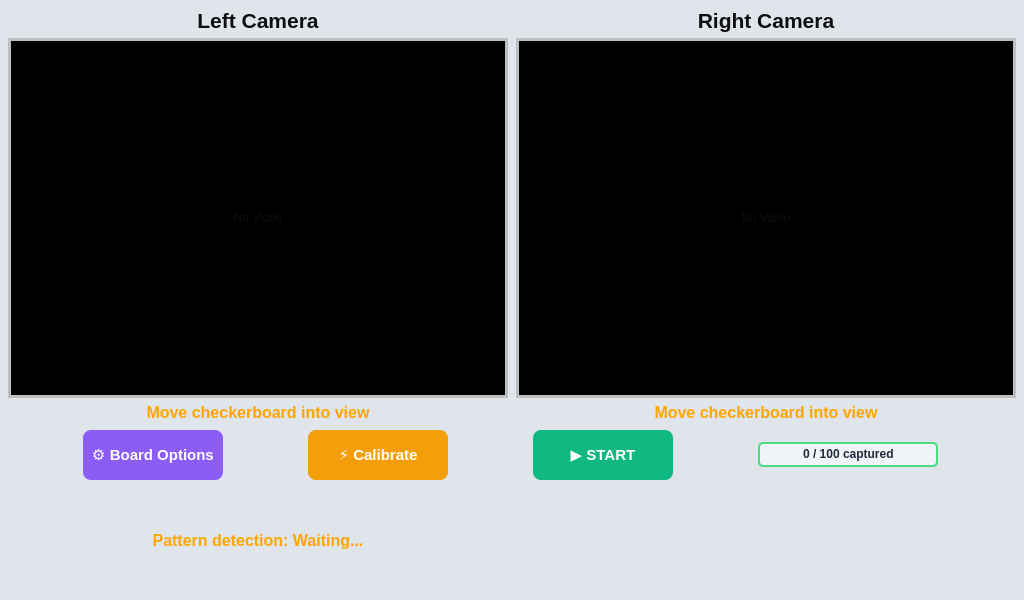
<?xml version="1.0" encoding="UTF-8"?>
<ui version="4.0">
 <class>DatasetCaptureWidget</class>
 <widget class="QWidget" name="DatasetCaptureWidget">
  <property name="geometry">
   <rect>
    <x>0</x>
    <y>0</y>
    <width>1024</width>
    <height>600</height>
   </rect>
  </property>
  <property name="windowTitle">
   <string>Dataset Capture - Stereo Calibration</string>
  </property>
  <property name="styleSheet">
   <string notr="true">/* Neomorphism Background */
QWidget#DatasetCaptureWidget {
    background-color: #e0e5ec;
}

QLabel {
    color: #0e0e0e;
}

QPushButton {
    font-weight: bold;
    border-radius: 8px;
    padding: 8px;
}

QProgressBar {
    border: 2px solid #4ade80;
    border-radius: 5px;
    text-align: center;
    font-weight: bold;
    background-color: #f1f5f9;
    color: #1e293b;
}

QProgressBar::chunk {
    background-color: #22c55e;
    border-radius: 3px;
}</string>
  </property>
  <layout class="QVBoxLayout" name="main_layout">
   <property name="spacing">
    <number>8</number>
   </property>
   <property name="leftMargin">
    <number>8</number>
   </property>
   <property name="topMargin">
    <number>8</number>
   </property>
   <property name="rightMargin">
    <number>8</number>
   </property>
   <property name="bottomMargin">
    <number>8</number>
   </property>
   <item>
    <layout class="QHBoxLayout" name="preview_layout">
     <property name="spacing">
      <number>8</number>
     </property>
     <item>
      <layout class="QVBoxLayout" name="left_camera_layout">
       <property name="spacing">
        <number>5</number>
       </property>
       <item>
        <widget class="QLabel" name="left_camera_label">
         <property name="styleSheet">
          <string notr="true">font-weight: bold; font-size: 16pt; color: #0e0e0e;</string>
         </property>
         <property name="text">
          <string>Left Camera</string>
         </property>
         <property name="alignment">
          <set>Qt::AlignCenter</set>
         </property>
        </widget>
       </item>
       <item>
        <widget class="QLabel" name="left_preview">
         <property name="minimumSize">
          <size>
           <width>490</width>
           <height>360</height>
          </size>
         </property>
         <property name="styleSheet">
          <string notr="true">border: 3px solid #bebebe; background-color: #000000;</string>
         </property>
         <property name="text">
          <string>No Video</string>
         </property>
         <property name="scaledContents">
          <bool>true</bool>
         </property>
         <property name="alignment">
          <set>Qt::AlignCenter</set>
         </property>
        </widget>
       </item>
       <item>
        <widget class="QLabel" name="pattern_overlay_left">
         <property name="styleSheet">
          <string notr="true">font-size: 12pt; color: #FFA500; font-weight: bold;</string>
         </property>
         <property name="text">
          <string>Move checkerboard into view</string>
         </property>
         <property name="alignment">
          <set>Qt::AlignCenter</set>
         </property>
        </widget>
       </item>
      </layout>
     </item>
     <item>
      <layout class="QVBoxLayout" name="right_camera_layout">
       <property name="spacing">
        <number>5</number>
       </property>
       <item>
        <widget class="QLabel" name="right_camera_label">
         <property name="styleSheet">
          <string notr="true">font-weight: bold; font-size: 16pt; color: #0e0e0e;</string>
         </property>
         <property name="text">
          <string>Right Camera</string>
         </property>
         <property name="alignment">
          <set>Qt::AlignCenter</set>
         </property>
        </widget>
       </item>
       <item>
        <widget class="QLabel" name="right_preview">
         <property name="minimumSize">
          <size>
           <width>490</width>
           <height>360</height>
          </size>
         </property>
         <property name="styleSheet">
          <string notr="true">border: 3px solid #bebebe; background-color: #000000;</string>
         </property>
         <property name="text">
          <string>No Video</string>
         </property>
         <property name="scaledContents">
          <bool>true</bool>
         </property>
         <property name="alignment">
          <set>Qt::AlignCenter</set>
         </property>
        </widget>
       </item>
       <item>
        <widget class="QLabel" name="pattern_overlay_right">
         <property name="styleSheet">
          <string notr="true">font-size: 12pt; color: #FFA500; font-weight: bold;</string>
         </property>
         <property name="text">
          <string>Move checkerboard into view</string>
         </property>
         <property name="alignment">
          <set>Qt::AlignCenter</set>
         </property>
        </widget>
       </item>
      </layout>
     </item>
    </layout>
   </item>
   <item>
    <layout class="QHBoxLayout" name="capture_controls_layout">
     <property name="spacing">
      <number>10</number>
     </property>
     <item>
      <widget class="QPushButton" name="board_options_button">
       <property name="minimumSize">
        <size>
         <width>140</width>
         <height>50</height>
        </size>
       </property>
       <property name="maximumSize">
        <size>
         <width>140</width>
         <height>50</height>
        </size>
       </property>
       <property name="styleSheet">
        <string notr="true">font-size: 11pt; background-color: #8b5cf6; color: white; font-weight: bold;</string>
       </property>
       <property name="text">
        <string>⚙️ Board Options</string>
       </property>
      </widget>
     </item>
     <item>
      <widget class="QPushButton" name="calibrate_exposure_button">
       <property name="minimumSize">
        <size>
         <width>140</width>
         <height>50</height>
        </size>
       </property>
       <property name="maximumSize">
        <size>
         <width>140</width>
         <height>50</height>
        </size>
       </property>
       <property name="styleSheet">
        <string notr="true">font-size: 11pt; background-color: #f59e0b; color: white; font-weight: bold;</string>
       </property>
       <property name="text">
        <string>⚡ Calibrate</string>
       </property>
      </widget>
     </item>
     <item>
      <widget class="QPushButton" name="start_capture_button">
       <property name="minimumSize">
        <size>
         <width>140</width>
         <height>50</height>
        </size>
       </property>
       <property name="maximumSize">
        <size>
         <width>140</width>
         <height>50</height>
        </size>
       </property>
       <property name="styleSheet">
        <string notr="true">font-size: 11pt; background-color: #10b981; color: white; font-weight: bold;</string>
       </property>
       <property name="text">
        <string>▶ START</string>
       </property>
      </widget>
     </item>
     <item>
      <widget class="QProgressBar" name="capture_progress">
       <property name="minimumSize">
        <size>
         <width>0</width>
         <height>25</height>
        </size>
       </property>
       <property name="maximumSize">
        <size>
         <width>180</width>
         <height>25</height>
        </size>
       </property>
       <property name="maximum">
        <number>100</number>
       </property>
       <property name="value">
        <number>0</number>
       </property>
       <property name="format">
        <string>%v / %m captured</string>
       </property>
      </widget>
     </item>
    </layout>
   </item>
   <item>
    <layout class="QHBoxLayout" name="status_layout">
     <item>
      <widget class="QLabel" name="detection_status_label">
       <property name="minimumSize">
        <size>
         <width>0</width>
         <height>30</height>
        </size>
       </property>
       <property name="styleSheet">
        <string notr="true">font-size: 12pt; color: #FFA500; font-weight: bold;</string>
       </property>
       <property name="text">
        <string>Pattern detection: Waiting...</string>
       </property>
       <property name="alignment">
        <set>Qt::AlignCenter</set>
       </property>
      </widget>
     </item>
     <item>
      <widget class="QLabel" name="countdown_label">
       <property name="minimumSize">
        <size>
         <width>200</width>
         <height>30</height>
        </size>
       </property>
       <property name="styleSheet">
        <string notr="true">font-size: 18pt; color: #f97316; font-weight: bold;</string>
       </property>
       <property name="text">
        <string></string>
       </property>
       <property name="alignment">
        <set>Qt::AlignCenter</set>
       </property>
      </widget>
     </item>
    </layout>
   </item>
  </layout>
 </widget>
 <resources/>
 <connections/>
</ui>
